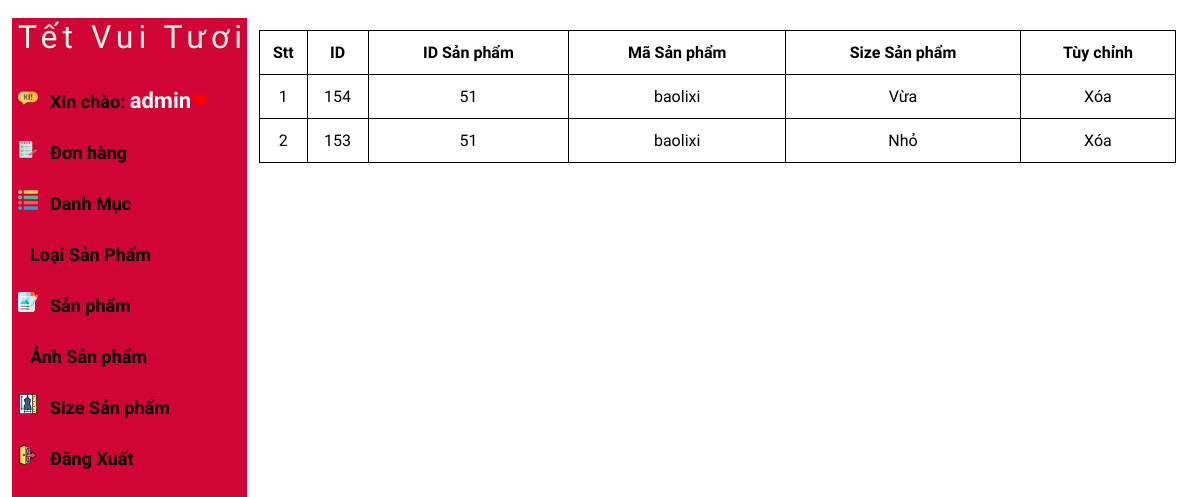
The page /admin/sizesanphamlist.php?sanpham_id=51 (signed in) on the database its author committed.
### tables this page shows
CREATE TABLE IF NOT EXISTS `tbl_sanpham_size` (
  `sanpham_size_id` int NOT NULL AUTO_INCREMENT,
  `sanpham_id` int NOT NULL,
  `sanpham_size` varchar(5) NOT NULL,
  PRIMARY KEY (`sanpham_size_id`)
);

CREATE TABLE IF NOT EXISTS `tbl_sanpham` (
  `sanpham_id` int NOT NULL AUTO_INCREMENT,
  `sanpham_tieude` varchar(255) NOT NULL,
  `sanpham_ma` varchar(255) NOT NULL,
  `danhmuc_id` int NOT NULL,
  `loaisanpham_id` int NOT NULL,
  `color_id` int NOT NULL,
  `sanpham_gia` varchar(255) NOT NULL,
  `sanpham_chitiet` text NOT NULL,
  `sanpham_baoquan` text NOT NULL,
  `sanpham_anh` varchar(255) NOT NULL,
  PRIMARY KEY (`sanpham_id`)
);

### admin/lib/database.php (called while the page is built, shortened)
<?php
Class Database{
   public $host   = DB_HOST;
   public $user   = DB_USER;
   public $pass   = DB_PASS;
   public $dbname = DB_NAME;
   public $link;
private function connectDB(){
   $this->link = new mysqli($this->host, $this->user, $this->pass,
    $this->dbname);
 }
public function select($query){
  mysqli_set_charset($this->link,'UTF8');
  $result = $this->link->query($query) or
   die($this->link->error.__LINE__);
  if($result->num_rows > 0){
    return $result;
  } else {
    return false;
  }
 }
}

### admin/class/product_class.php (called while the page is built, shortened)
<?php
 class product
 {
    private $db;
    public function __construct()
    {
        $this ->db = new Database();
    }
    public function get_size($sanpham_id) {
        $query = "SELECT tbl_sanpham_size.*, tbl_sanpham.sanpham_ma
        FROM tbl_sanpham_size INNER JOIN tbl_sanpham ON tbl_sanpham_size.sanpham_id = tbl_sanpham.sanpham_id
        WHERE tbl_sanpham_size.sanpham_id = $sanpham_id
        ORDER BY tbl_sanpham_size.sanpham_size_id DESC  ";
        $result = $this -> db ->select($query);
        return $result;
    }
    }
?>

### admin/sizesanphamlist.php (the view, shortened to what this page needs)
<?php
include "header.php";
include "leftside.php";
?>
<?php
$product = new product();
if (isset($_GET['sanpham_id'])|| $_GET['sanpham_id']!=NULL){
    $sanpham_id = $_GET['sanpham_id'];
    }
    $get_size = $product -> get_size($sanpham_id);
?>
       <div class="admin-content-right">
            <div class="table-content">
                <table>
                    <tr>
                        <th>Stt</th>
                        <th>ID</th>
                        <th>ID Sản phẩm</th>
                        <th>Mã Sản phẩm</th>
                        <th>Size Sản phẩm</th>
                        <th>Tùy chỉnh</th>
                    </tr>
                    <?php
                    if($get_size){$i=0; while($result= $get_size->fetch_assoc()){
                        $i++
                    ?>
                    <tr>
                        <td> <?php echo $i ?></td>
                        <td> <?php echo $result['sanpham_size_id'] ?></td>
                        <td> <?php echo $result['sanpham_id'] ?></td>
                        <td> <?php echo $result['sanpham_ma']  ?></td>
                        <td> <?php echo $result['sanpham_size']  ?></td>
                        <td><a href="sizesanphamdelete.php?sanpham_size_id=<?php echo $result['sanpham_size_id'] ?>">Xóa</a></td>
                    </tr>
                    <?php
                     }}
                    ?>
                </table>
               </div>
        </div>
    </section>
</body>
</html>

### admin/css/style.css (style rules this page uses)
:root { --maincolor: #FFF5E1; --subcolor: #FFF5E1; }
* { padding: 0; margin: 0; box-sizing: border-box; }
a { text-decoration: none; color: black; }
.admin-content-right { width: 80%; background-color: white; padding: 12px 12px; height: 100vh; overflow-y: scroll; }
.table-content table { width: 100%; }
.table-content table,th,td { text-align: center; border: 1px solid black; border-collapse: collapse; padding: 12px 0; font-family: 'Bona Nova', serif; }

### rows shown on the page
tbl_sanpham_size: sanpham_size_id "154", sanpham "51", sanpham.sanpham_ma "baolixi", sanpham_size "Vừa"
tbl_sanpham_size: sanpham_size_id "153", sanpham "51", sanpham.sanpham_ma "baolixi", sanpham_size "Nhỏ"

### other values the page prints
Session::get('admin_name') "admin"
